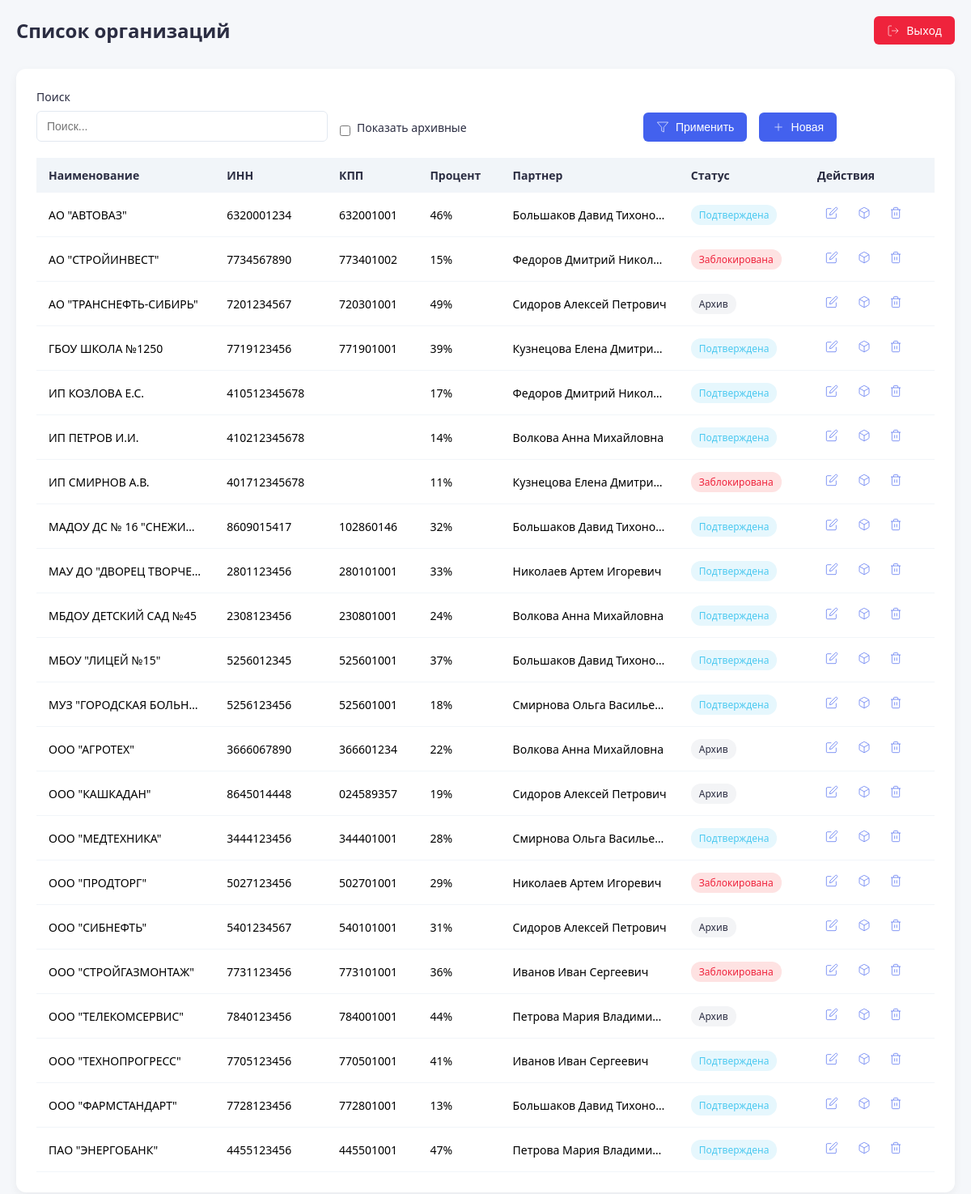
Screenshot of /admin/Old/orgs.php (signed in) with the database file from the repository.
### tables this page shows
CREATE TABLE `orgs` (
  `id` bigint UNSIGNED NOT NULL,
  `partner_id` bigint UNSIGNED NOT NULL COMMENT 'id партнера которому прикреплена организация',
  `name` varchar(200) NOT NULL COMMENT 'Наименование организации',
  `inn` varchar(12) NOT NULL COMMENT 'ИНН',
  `kpp` varchar(9) DEFAULT NULL COMMENT 'КПП',
  `status` int NOT NULL COMMENT '0-Черновик\r\n1-На одобрение\r\n2-Одобрено\r\n3-В архиве',
  `percent` int NOT NULL COMMENT 'процент вознаграждение',
  `is_archived` int NOT NULL DEFAULT '0' COMMENT 'в архиве',
  `last_updated_by` bigint UNSIGNED DEFAULT NULL
);

CREATE TABLE `users` (
  `id` bigint UNSIGNED NOT NULL,
  `is_admin` tinyint(1) NOT NULL COMMENT 'яваляется ли администратором',
  `login` varchar(50) NOT NULL,
  `email` varchar(50) NOT NULL,
  `pass` varchar(255) NOT NULL,
  `is_hashed` tinyint(1) NOT NULL COMMENT 'Зашифрован ли пароль',
  `name` varchar(100) NOT NULL COMMENT 'ФИО пользователя',
  `dog_num` varchar(20) NOT NULL COMMENT 'Номер договора',
  `dog_beg_date` date NOT NULL COMMENT 'Дата договора начало',
  `dog_end_date` date NOT NULL COMMENT 'Дата договора конец',
  `phone` varchar(20) NOT NULL,
  `bank_name` varchar(200) NOT NULL COMMENT 'Имя банка',
  `bank_bik` varchar(9) NOT NULL COMMENT 'БИК',
  `bank_ks` varchar(20) NOT NULL COMMENT 'к/с',
  `bank_rs` varchar(20) NOT NULL COMMENT 'р/с',
  `bank_verified` tinyint(1) NOT NULL COMMENT 'Банк есть в списках',
  `commission_percentage` int UNSIGNED NOT NULL COMMENT 'Комиссия, %',
  `status` int NOT NULL COMMENT '0-подана заявка, 1-разрешенние админом, 2- заблокирован админом.',
  `is_archived` tinyint(1) NOT NULL COMMENT 'в архиве',
  `archived_date` date DEFAULT NULL
);

### admin/Old/orgs.php (the view, shortened to what this page needs)
<?php
require_once __DIR__ . '/../includes/db_connect.php';
$showArchived = isset($_GET['archived']) && $_GET['archived'] == '1';
$search = $_GET['search'] ?? '';
$sort = $_GET['sort'] ?? 'name';
$order = $_GET['order'] ?? 'asc';
$query = "SELECT o.id, o.name, o.inn, o.kpp, o.percent, o.status, o.is_archived, u.name as partner_name
          FROM orgs o
          JOIN users u ON o.partner_id = u.id";
if (!$showArchived) $query .= " WHERE o.is_archived = 0";
$query .= " ORDER BY $sort $order";
$stmt = $pdo->prepare($query);
$params = [];
$stmt->execute($params);
$orgs = $stmt->fetchAll(PDO::FETCH_ASSOC);
?>
<!DOCTYPE html>
<html lang="ru">
<head>
    <link rel="stylesheet" href="orgs.css">
</head>
<body>
    <header class="header">
        <h1>Список организаций</h1>
        <a href="../auth.php?logout=1" class="logout-btn">
            <svg width="16" height="16" viewBox="0 0 24 24" fill="none" stroke="currentColor" style="margin-right: 8px;">
                <path d="M9 21H5a2 2 0 0 1-2-2V5a2 2 0 0 1 2-2h4"></path>
                <polyline points="16 17 21 12 16 7"></polyline>
                <line x1="21" y1="12" x2="9" y2="12"></line>
            </svg>
            Выход
        </a>
    </header>
    <div class="container">
        <div class="filters">
            <div class="filter-group">
                <label for="search">Поиск</label>
                <input type="text" id="search" placeholder="Поиск..." value="<?= htmlspecialchars($search) ?>">
            </div>
            <div class="filter-group checkbox-group">
                <input type="checkbox" id="showArchived" <?= $showArchived ? 'checked' : '' ?>>
                <label for="showArchived">Показать архивные</label>
            </div>
            <div class="filter-group">
                <button id="applyFilters" class="btn">
                    <svg width="16" height="16" viewBox="0 0 24 24" fill="none" stroke="currentColor" style="margin-right: 8px;">
                        <polygon points="22 3 2 3 10 12.46 10 19 14 21 14 12.46 22 3"></polygon>
                    </svg>
                    Применить
                </button>
                <button id="newOrgBtn" class="btn" style="margin-left: 10px;">
                    <svg width="16" height="16" viewBox="0 0 24 24" fill="none" stroke="currentColor" style="margin-right: 8px;">
                        <line x1="12" y1="5" x2="12" y2="19"></line>
                        <line x1="5" y1="12" x2="19" y2="12"></line>
                    </svg>
                    Новая
                </button>
            </div>
        </div>
        <table>
            <thead>
                <tr>
                    <th>Наименование</th>
                    <th>ИНН</th>
                    <th>КПП</th>
                    <th>Процент</th>
                    <th>Партнер</th>
                    <th>Статус</th>
                    <th>Действия</th>
                </tr>
            </thead>
            <tbody>
                <?php foreach ($orgs as $org): ?>
                <tr>
                    <td><?= htmlspecialchars($org['name']) ?></td>
                    <td><?= htmlspecialchars($org['inn']) ?></td>
                    <td><?= htmlspecialchars($org['kpp'] ?? '') ?></td>
                    <td><?= $org['percent'] ?>%</td>
                    <td><?= htmlspecialchars($org['partner_name']) ?></td>
                    <td><span class="status status-<?= $org['status'] ?>">
                        <?= $org['status'] == 0 ? 'Новая' : ($org['status'] == 1 ? 'Подтверждена' : ($org['status'] == 2 ? 'Заблокирована' : 'Архив')) ?>
                    </span></td>
                    <td>
                        <button class="action-btn edit-btn" data-id="<?= $org['id'] ?>" title="Редактировать">
                            <svg width="16" height="16" viewBox="0 0 24 24" fill="none" stroke="currentColor">
                                <path d="M11 4H4a2 2 0 0 0-2 2v14a2 2 0 0 0 2 2h14a2 2 0 0 0 2-2v-7"></path>
                                <path d="M18.5 2.5a2.121 2.121 0 0 1 3 3L12 15l-4 1 1-4 9.5-9.5z"></path>
                            </svg>
                        </button>
                        <button class="action-btn archive-btn" data-id="<?= $org['id'] ?>" data-archived="<?= $org['is_archived'] ?>" title="<?= $org['is_archived'] ? 'Восстановить' : 'В архив' ?>">
                        </button>
                        <button class="action-btn delete-btn" data-id="<?= $org['id'] ?>" title="Удалить">
                            <svg width="16" height="16" viewBox="0 0 24 24" fill="none" stroke="currentColor">
                                <polyline points="3 6 5 6 21 6"></polyline>
                                <path d="M19 6v14a2 2 0 0 1-2 2H7a2 2 0 0 1-2-2V6m3 0V4a2 2 0 0 1 2-2h4a2 2 0 0 1 2 2v2"></path>
                                <line x1="10" y1="11" x2="10" y2="17"></line>
                                <line x1="14" y1="11" x2="14" y2="17"></line>
                            </svg>
                        </button>
                    </td>
                </tr>
                <?php endforeach; ?>
            </tbody>
        </table>
    </div>
</body>
</html>

### admin/Old/orgs.css (style rules this page uses)
:root { --primary: #4361ee; --primary-dark: #3a56d4; --text: #2b2d42; --light: #f8f9fa; --gray: #adb5bd; --danger: #ef233c; --success: #4cc9f0; --warning: #ff9e00; }
* { box-sizing: border-box; margin: 0; padding: 0; }
body { font-family: 'Segoe UI', Tahoma, Geneva, Verdana, sans-serif; background-color: #f5f7fa; min-height: 100vh; padding: 20px; }
.header { display: flex; justify-content: space-between; align-items: center; margin-bottom: 30px; }
.header h1 { font-size: 24px; color: var(--text); }
.logout-btn { display: inline-flex; align-items: center; padding: 8px 16px; background: var(--danger); color: white; border: none; border-radius: 6px; cursor: pointer; font-weight: 500; transition: background 0.2s; text-decoration: none; font-size: 14px; }
.container { background: white; border-radius: 12px; box-shadow: 0 4px 12px rgba(0,0,0,0.05); padding: 25px; overflow-x: auto; }
.filters { display: flex; flex-wrap: wrap; gap: 15px; margin-bottom: 20px; align-items: flex-end; }
.filter-group { flex: 1; min-width: 200px; }
.filter-group label { display: block; margin-bottom: 8px; font-weight: 500; color: var(--text); font-size: 14px; }
.filter-group input, .filter-group select { width: 100%; padding: 10px 12px; border: 1px solid #e2e8f0; border-radius: 6px; font-size: 14px; transition: border-color 0.2s; }
.checkbox-group { display: flex; align-items: center; gap: 8px; }
.checkbox-group input { width: auto; }
.btn { display: inline-flex; align-items: center; justify-content: center; padding: 10px 16px; background: var(--primary); color: white; border: none; border-radius: 6px; cursor: pointer; font-weight: 500; transition: background 0.2s; font-size: 14px; }
table { width: 100%; border-collapse: collapse; margin-top: 20px; font-size: 14px; }
th { background: #f1f5f9; color: var(--text); padding: 12px 15px; text-align: left; font-weight: 600; }
td { padding: 12px 15px; border-bottom: 1px solid #f1f5f9; white-space: nowrap; overflow: hidden; text-overflow: ellipsis; max-width: 200px; }
.status { display: inline-block; padding: 4px 10px; border-radius: 12px; font-size: 12px; font-weight: 500; }
.status-1 { background: #e6f7fd; color: var(--success); }
.status-2 { background: #fee2e2; color: var(--danger); }
.status-3 { background: #f3f4f6; color: var(--text); }
.action-btn { background: none; border: none; cursor: pointer; font-size: 16px; color: var(--primary); margin: 0 5px; padding: 5px; border-radius: 4px; transition: background 0.2s; }

### rows the page displays
orgs: name "АО \"АВТОВАЗ\"", inn "6320001234", kpp "632001001", percent "46", users.name "Большаков Давид Тихоно…", status "Подтверждена", is_archived 0 (drawn)
orgs: name "АО \"СТРОЙИНВЕСТ\"", inn "7734567890", kpp "773401002", percent "15", users.name "Федоров Дмитрий Никол…", status "Заблокирована", is_archived 0 (drawn)
orgs: name "АО \"ТРАНСНЕФТЬ-СИБИРЬ\"", inn "7201234567", kpp "720301001", percent "49", users.name "Сидоров Алексей Петрович", status "Архив", is_archived 0 (drawn)
orgs: name "ГБОУ ШКОЛА №1250", inn "7719123456", kpp "771901001", percent "39", users.name "Кузнецова Елена Дмитри…", status "Подтверждена", is_archived 0 (drawn)
orgs: name "ИП КОЗЛОВА Е.С.", inn "410512345678", percent "17", users.name "Федоров Дмитрий Никол…", status "Подтверждена", is_archived 0 (drawn)
orgs: name "ИП ПЕТРОВ И.И.", inn "410212345678", percent "14", users.name "Волкова Анна Михайловна", status "Подтверждена", is_archived 0 (drawn)
orgs: name "ИП СМИРНОВ А.В.", inn "401712345678", percent "11", users.name "Кузнецова Елена Дмитри…", status "Заблокирована", is_archived 0 (drawn)
orgs: name "МАДОУ ДС № 16 \"СНЕЖИ…", inn "8609015417", kpp "102860146", percent "32", users.name "Большаков Давид Тихоно…", status "Подтверждена", is_archived 0 (drawn)
orgs: name "МАУ ДО \"ДВОРЕЦ ТВОРЧЕ…", inn "2801123456", kpp "280101001", percent "33", users.name "Николаев Артем Игоревич", status "Подтверждена", is_archived 0 (drawn)
orgs: name "МБДОУ ДЕТСКИЙ САД №45", inn "2308123456", kpp "230801001", percent "24", users.name "Волкова Анна Михайловна", status "Подтверждена", is_archived 0 (drawn)
orgs: name "МБОУ \"ЛИЦЕЙ №15\"", inn "5256012345", kpp "525601001", percent "37", users.name "Большаков Давид Тихоно…", status "Подтверждена", is_archived 0 (drawn)
orgs: name "МУЗ \"ГОРОДСКАЯ БОЛЬН…", inn "5256123456", kpp "525601001", percent "18", users.name "Смирнова Ольга Василье…", status "Подтверждена", is_archived 0 (drawn)
orgs: name "ООО \"АГРОТЕХ\"", inn "3666067890", kpp "366601234", percent "22", users.name "Волкова Анна Михайловна", status "Архив", is_archived 0 (drawn)
orgs: name "ООО \"КАШКАДАН\"", inn "8645014448", kpp "024589357", percent "19", users.name "Сидоров Алексей Петрович", status "Архив", is_archived 0 (drawn)
orgs: name "ООО \"МЕДТЕХНИКА\"", inn "3444123456", kpp "344401001", percent "28", users.name "Смирнова Ольга Василье…", status "Подтверждена", is_archived 0 (drawn)
orgs: name "ООО \"ПРОДТОРГ\"", inn "5027123456", kpp "502701001", percent "29", users.name "Николаев Артем Игоревич", status "Заблокирована", is_archived 0 (drawn)
orgs: name "ООО \"СИБНЕФТЬ\"", inn "5401234567", kpp "540101001", percent "31", users.name "Сидоров Алексей Петрович", status "Архив", is_archived 0 (drawn)
orgs: name "ООО \"СТРОЙГАЗМОНТАЖ\"", inn "7731123456", kpp "773101001", percent "36", users.name "Иванов Иван Сергеевич", status "Заблокирована", is_archived 0 (drawn)
orgs: name "ООО \"ТЕЛЕКОМСЕРВИС\"", inn "7840123456", kpp "784001001", percent "44", users.name "Петрова Мария Владими…", status "Архив", is_archived 0 (drawn)
orgs: name "ООО \"ТЕХНОПРОГРЕСС\"", inn "7705123456", kpp "770501001", percent "41", users.name "Иванов Иван Сергеевич", status "Подтверждена", is_archived 0 (drawn)
orgs: name "ООО \"ФАРМСТАНДАРТ\"", inn "7728123456", kpp "772801001", percent "13", users.name "Большаков Давид Тихоно…", status "Подтверждена", is_archived 0 (drawn)
orgs: name "ПАО \"ЭНЕРГОБАНК\"", inn "4455123456", kpp "445501001", percent "47", users.name "Петрова Мария Владими…", status "Подтверждена", is_archived 0 (drawn)
